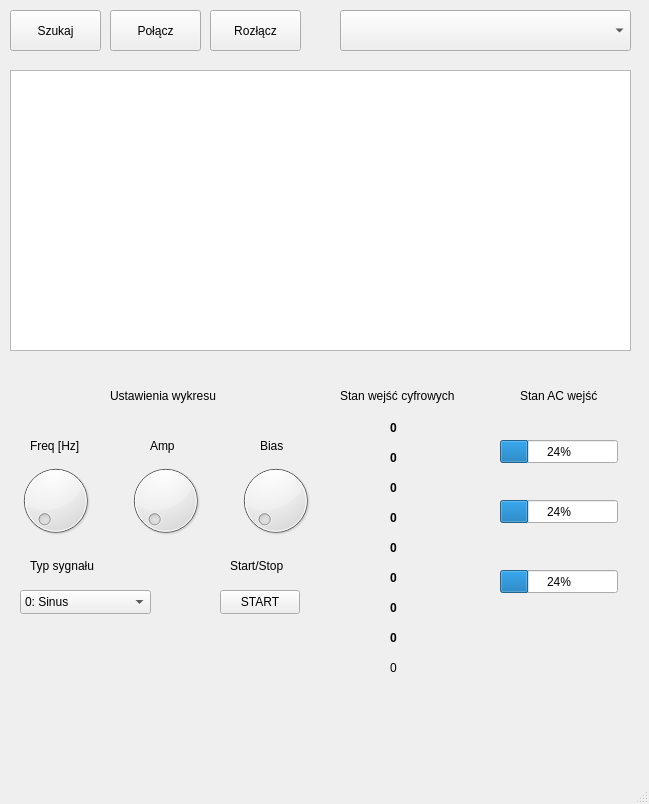
<?xml version="1.0" encoding="UTF-8"?>
<ui version="4.0">
 <class>SimulatorWindow</class>
 <widget class="QMainWindow" name="SimulatorWindow">
  <property name="geometry">
   <rect>
    <x>0</x>
    <y>0</y>
    <width>649</width>
    <height>804</height>
   </rect>
  </property>
  <property name="windowTitle">
   <string>MainWindow</string>
  </property>
  <widget class="QWidget" name="centralwidget">
   <widget class="QTextEdit" name="textEdit">
    <property name="geometry">
     <rect>
      <x>10</x>
      <y>70</y>
      <width>621</width>
      <height>281</height>
     </rect>
    </property>
   </widget>
   <widget class="QPushButton" name="pushButtonSzukaj">
    <property name="geometry">
     <rect>
      <x>10</x>
      <y>10</y>
      <width>91</width>
      <height>41</height>
     </rect>
    </property>
    <property name="text">
     <string>Szukaj</string>
    </property>
   </widget>
   <widget class="QComboBox" name="comboBox">
    <property name="geometry">
     <rect>
      <x>340</x>
      <y>10</y>
      <width>291</width>
      <height>41</height>
     </rect>
    </property>
   </widget>
   <widget class="QPushButton" name="pushButtonRozlacz">
    <property name="geometry">
     <rect>
      <x>210</x>
      <y>10</y>
      <width>91</width>
      <height>41</height>
     </rect>
    </property>
    <property name="text">
     <string>Rozłącz</string>
    </property>
   </widget>
   <widget class="QPushButton" name="pushButtonPolacz">
    <property name="geometry">
     <rect>
      <x>110</x>
      <y>10</y>
      <width>91</width>
      <height>41</height>
     </rect>
    </property>
    <property name="text">
     <string>Połącz</string>
    </property>
   </widget>
   <widget class="QDial" name="BiasDial">
    <property name="geometry">
     <rect>
      <x>230</x>
      <y>460</y>
      <width>91</width>
      <height>81</height>
     </rect>
    </property>
   </widget>
   <widget class="QComboBox" name="SignalType">
    <property name="geometry">
     <rect>
      <x>20</x>
      <y>590</y>
      <width>131</width>
      <height>24</height>
     </rect>
    </property>
    <item>
     <property name="text">
      <string>0: Sinus</string>
     </property>
    </item>
    <item>
     <property name="text">
      <string>1: Prostokątny</string>
     </property>
    </item>
    <item>
     <property name="text">
      <string>2: Piła</string>
     </property>
    </item>
   </widget>
   <widget class="QLabel" name="label_9t">
    <property name="geometry">
     <rect>
      <x>30</x>
      <y>550</y>
      <width>101</width>
      <height>31</height>
     </rect>
    </property>
    <property name="text">
     <string>Typ sygnału</string>
    </property>
   </widget>
   <widget class="QPushButton" name="btnStartStop">
    <property name="geometry">
     <rect>
      <x>220</x>
      <y>590</y>
      <width>80</width>
      <height>24</height>
     </rect>
    </property>
    <property name="text">
     <string>START</string>
    </property>
    <property name="checkable">
     <bool>true</bool>
    </property>
   </widget>
   <widget class="QLabel" name="label">
    <property name="geometry">
     <rect>
      <x>110</x>
      <y>380</y>
      <width>131</width>
      <height>31</height>
     </rect>
    </property>
    <property name="text">
     <string>Ustawienia wykresu</string>
    </property>
   </widget>
   <widget class="QLabel" name="label_ee">
    <property name="geometry">
     <rect>
      <x>30</x>
      <y>430</y>
      <width>61</width>
      <height>31</height>
     </rect>
    </property>
    <property name="text">
     <string>Freq [Hz]</string>
    </property>
   </widget>
   <widget class="QDial" name="FreqDial">
    <property name="geometry">
     <rect>
      <x>10</x>
      <y>460</y>
      <width>91</width>
      <height>81</height>
     </rect>
    </property>
   </widget>
   <widget class="QLabel" name="label_8we">
    <property name="geometry">
     <rect>
      <x>260</x>
      <y>430</y>
      <width>61</width>
      <height>31</height>
     </rect>
    </property>
    <property name="text">
     <string>Bias</string>
    </property>
   </widget>
   <widget class="QLabel" name="label_10">
    <property name="geometry">
     <rect>
      <x>230</x>
      <y>550</y>
      <width>61</width>
      <height>31</height>
     </rect>
    </property>
    <property name="text">
     <string>Start/Stop</string>
    </property>
   </widget>
   <widget class="QLabel" name="label_7rere">
    <property name="geometry">
     <rect>
      <x>150</x>
      <y>430</y>
      <width>61</width>
      <height>31</height>
     </rect>
    </property>
    <property name="text">
     <string>Amp</string>
    </property>
   </widget>
   <widget class="QDial" name="AmpDial">
    <property name="geometry">
     <rect>
      <x>120</x>
      <y>460</y>
      <width>91</width>
      <height>81</height>
     </rect>
    </property>
   </widget>
   <widget class="QLabel" name="label_11">
    <property name="geometry">
     <rect>
      <x>340</x>
      <y>380</y>
      <width>121</width>
      <height>31</height>
     </rect>
    </property>
    <property name="text">
     <string>Stan wejść cyfrowych</string>
    </property>
   </widget>
   <widget class="QLabel" name="label_12">
    <property name="geometry">
     <rect>
      <x>520</x>
      <y>380</y>
      <width>121</width>
      <height>31</height>
     </rect>
    </property>
    <property name="text">
     <string>Stan AC wejść</string>
    </property>
   </widget>
   <widget class="QLabel" name="label_0">
    <property name="geometry">
     <rect>
      <x>390</x>
      <y>420</y>
      <width>16</width>
      <height>16</height>
     </rect>
    </property>
    <property name="font">
     <font>
      <bold>true</bold>
     </font>
    </property>
    <property name="text">
     <string>0</string>
    </property>
   </widget>
   <widget class="QLabel" name="label_1">
    <property name="geometry">
     <rect>
      <x>390</x>
      <y>450</y>
      <width>16</width>
      <height>16</height>
     </rect>
    </property>
    <property name="font">
     <font>
      <bold>true</bold>
     </font>
    </property>
    <property name="text">
     <string>0</string>
    </property>
   </widget>
   <widget class="QLabel" name="label_3">
    <property name="geometry">
     <rect>
      <x>390</x>
      <y>510</y>
      <width>16</width>
      <height>16</height>
     </rect>
    </property>
    <property name="font">
     <font>
      <bold>true</bold>
     </font>
    </property>
    <property name="text">
     <string>0</string>
    </property>
   </widget>
   <widget class="QLabel" name="label_2">
    <property name="geometry">
     <rect>
      <x>390</x>
      <y>480</y>
      <width>16</width>
      <height>16</height>
     </rect>
    </property>
    <property name="font">
     <font>
      <bold>true</bold>
     </font>
    </property>
    <property name="text">
     <string>0</string>
    </property>
   </widget>
   <widget class="QLabel" name="label_5">
    <property name="geometry">
     <rect>
      <x>390</x>
      <y>570</y>
      <width>16</width>
      <height>16</height>
     </rect>
    </property>
    <property name="font">
     <font>
      <bold>true</bold>
     </font>
    </property>
    <property name="text">
     <string>0</string>
    </property>
   </widget>
   <widget class="QLabel" name="label_6">
    <property name="geometry">
     <rect>
      <x>390</x>
      <y>600</y>
      <width>16</width>
      <height>16</height>
     </rect>
    </property>
    <property name="font">
     <font>
      <bold>true</bold>
     </font>
    </property>
    <property name="text">
     <string>0</string>
    </property>
   </widget>
   <widget class="QLabel" name="label_4">
    <property name="geometry">
     <rect>
      <x>390</x>
      <y>540</y>
      <width>16</width>
      <height>16</height>
     </rect>
    </property>
    <property name="font">
     <font>
      <bold>true</bold>
     </font>
    </property>
    <property name="text">
     <string>0</string>
    </property>
   </widget>
   <widget class="QLabel" name="label_7">
    <property name="geometry">
     <rect>
      <x>390</x>
      <y>630</y>
      <width>16</width>
      <height>16</height>
     </rect>
    </property>
    <property name="font">
     <font>
      <bold>true</bold>
     </font>
    </property>
    <property name="text">
     <string>0</string>
    </property>
   </widget>
   <widget class="QLabel" name="StanWyjsc">
    <property name="geometry">
     <rect>
      <x>390</x>
      <y>660</y>
      <width>16</width>
      <height>16</height>
     </rect>
    </property>
    <property name="font">
     <font>
      <bold>false</bold>
     </font>
    </property>
    <property name="text">
     <string>0</string>
    </property>
   </widget>
   <widget class="QProgressBar" name="AC1">
    <property name="geometry">
     <rect>
      <x>500</x>
      <y>440</y>
      <width>118</width>
      <height>23</height>
     </rect>
    </property>
    <property name="value">
     <number>24</number>
    </property>
   </widget>
   <widget class="QProgressBar" name="AC2">
    <property name="geometry">
     <rect>
      <x>500</x>
      <y>500</y>
      <width>118</width>
      <height>23</height>
     </rect>
    </property>
    <property name="value">
     <number>24</number>
    </property>
   </widget>
   <widget class="QProgressBar" name="AC3">
    <property name="geometry">
     <rect>
      <x>500</x>
      <y>570</y>
      <width>118</width>
      <height>23</height>
     </rect>
    </property>
    <property name="value">
     <number>24</number>
    </property>
   </widget>
  </widget>
  <widget class="QMenuBar" name="menubar">
   <property name="geometry">
    <rect>
     <x>0</x>
     <y>0</y>
     <width>649</width>
     <height>21</height>
    </rect>
   </property>
  </widget>
  <widget class="QStatusBar" name="statusbar"/>
 </widget>
 <resources/>
 <connections/>
</ui>
